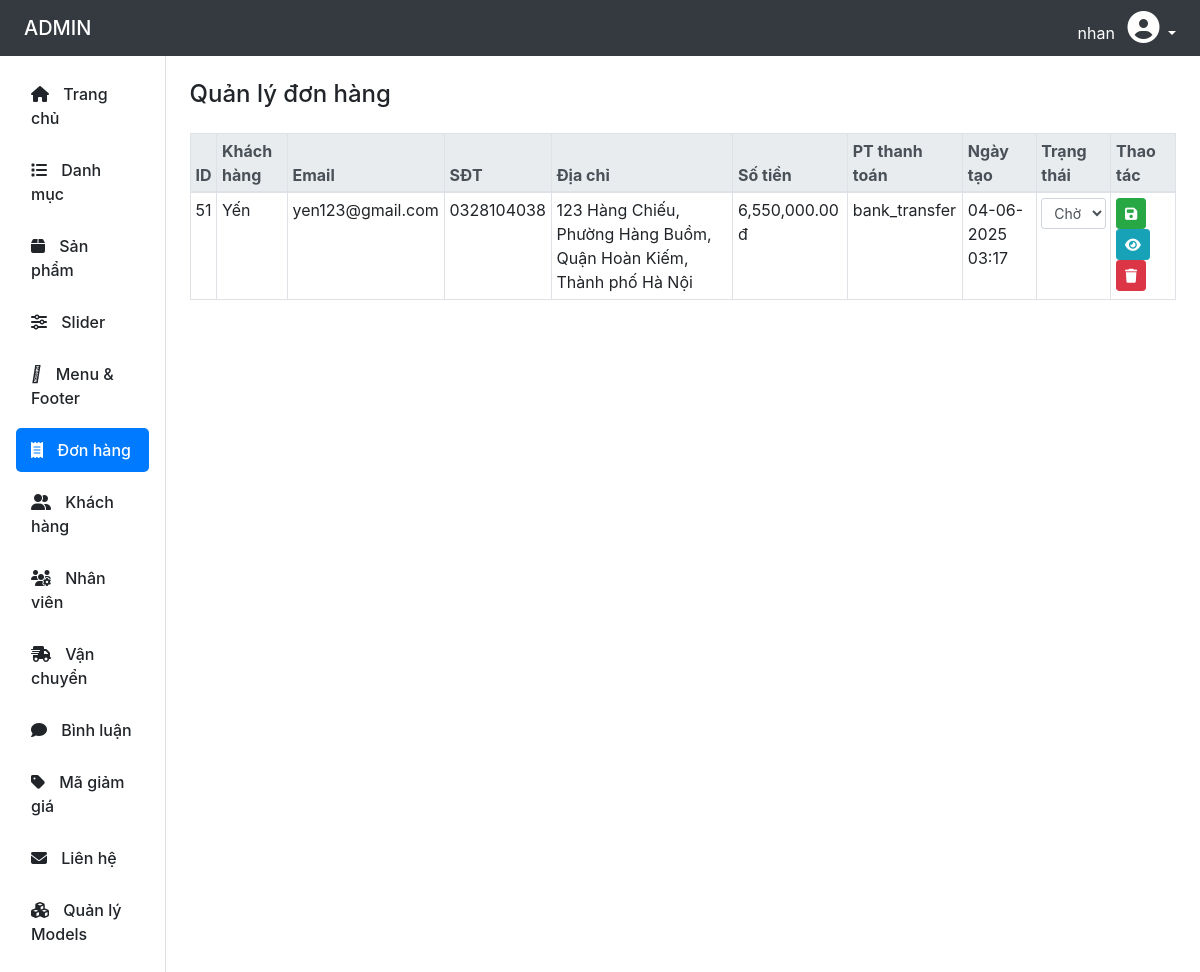
/Admin/orders.php (signed in), run on the app's committed database.
### tables this page shows
CREATE TABLE `transaction` (
  `id` int(11) NOT NULL,
  `status` int(11) DEFAULT NULL,
  `user_id` int(11) DEFAULT NULL,
  `user_name` varchar(100) DEFAULT NULL,
  `user_email` varchar(100) DEFAULT NULL,
  `user_phone` varchar(100) DEFAULT NULL,
  `user_address` varchar(255) DEFAULT NULL,
  `message` varchar(255) DEFAULT NULL,
  `amount` decimal(15,2) DEFAULT NULL,
  `payment` varchar(32) DEFAULT NULL,
  `created` int(11) DEFAULT NULL
);

### Admin/orders.php (the view, shortened to what this page needs)
<?php
include('../config/db.php');
$orders = $conn->query("SELECT t.*, IFNULL(u.name, t.user_name) AS customer_name FROM transaction t LEFT JOIN user u ON t.user_id = u.id ORDER BY t.id DESC");
$statusMap = [
  0 => 'Chờ xác nhận',
  1 => 'Đã xác nhận',
  2 => 'Đang giao',
  3 => 'Đã giao',
  4 => 'Đã hủy'
];
?>
<!DOCTYPE html>
<html lang="vi">
<head>
  <link rel="stylesheet" href="https://stackpath.bootstrapcdn.com/bootstrap/4.5.2/css/bootstrap.min.css">
  <link rel="stylesheet" href="https://cdnjs.cloudflare.com/ajax/libs/font-awesome/6.5.0/css/all.min.css">
</head>
<body>
<?php include('includes/header.php'); ?>
<div class="d-flex">
  <?php include('includes/sidebar.php'); ?>
  <div class="p-4" style="flex-grow: 1;">
    <div class="d-flex justify-content-between align-items-center mb-4">
      <h4 class="mb-0">Quản lý đơn hàng</h4>
    </div>
    <table class="table table-bordered table-hover table-sm">
      <thead class="thead-light">
        <tr>
          <th>ID</th>
          <th>Khách hàng</th>
          <th>Email</th>
          <th>SĐT</th>
          <th>Địa chỉ</th>
          <th>Số tiền</th>
          <th>PT thanh toán</th>
          <th>Ngày tạo</th>
          <th>Trạng thái</th>
          <th>Thao tác</th>
        </tr>
      </thead>
      <tbody>
        <?php while ($row = $orders->fetch_assoc()): ?>
        <tr>
          <form method="post">
            <td><?= $row['id'] ?></td>
            <td><?= htmlspecialchars($row['customer_name']) ?></td>
            <td><?= $row['user_email'] ?></td>
            <td><?= $row['user_phone'] ?></td>
            <td><?= $row['user_address'] ?></td>
            <td><?= number_format($row['amount'], 2) ?> đ</td>
            <td><?= $row['payment'] ?? '---' ?></td>
            <td><?= $row['created'] ? date('d-m-Y H:i', $row['created']) : '---' ?></td>
            <td>
              <select name="status" class="form-control form-control-sm">
                <?php foreach ($statusMap as $code => $label): ?>
                  <option value="<?= $code ?>" <?= $row['status'] == $code ? 'selected' : '' ?>><?= $label ?></option>
                <?php endforeach; ?>
              </select>
            </td>
            <td>
              <button type="submit" name="update_status" class="btn btn-sm btn-success" title="Cập nhật trạng thái">
                <i class="fas fa-save"></i>
              </button>
              <button type="button" class="btn btn-sm btn-info toggle-details" data-id="<?= $row['id'] ?>" title="Xem chi tiết">
                <i class="fas fa-eye"></i>
              </button>
              <a href="?delete=<?= $row['id'] ?>" class="btn btn-sm btn-danger" onclick="return confirm('Xóa đơn hàng này?');">
                <i class="fas fa-trash"></i>
              </a>
            </td>
          </form>
        </tr>
        <?php endwhile; ?>
      </tbody>
    </table>
  </div>
</div>
</body>
</html>

### data on the page
transaction: id "51", customer_name "Yến", user_email "yen123@gmail.com", user_phone "0328104038", user_address "123 Hàng Chiếu, Phường Hàng Buồm, Quận Hoàn Kiếm, Thành phố Hà Nội", amount "6,550,000.00", payment "bank_transfer", created "04-06-2025 03:17", status "Chờ xác nhận"

### other printed values
$_SESSION['admin_name'] "nhan"
